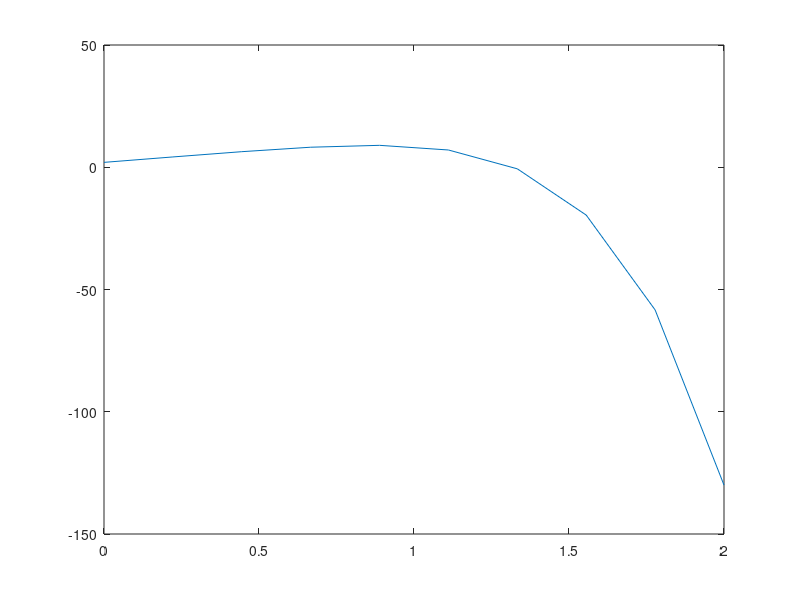

The MATLAB script that drew this image: (Note: this script raises an error after producing the figure.)
%%PLOT

x = linspace(0,2,10);
plot(x, -2*x.^6 - 1.5*x.^4 +10*x+2);
axes0

%% a) FALSA POSICION 
clc

f = @(x) -2*x^6 - 1.5*x^4 +10*x+2;
fp = @(x) -12*x^5 - 6*x^3 + 10;
tol = 10^(-4);
No = 20;

p0 = 0;
p1 = 1;

[p,i] = falsaPosicion(fp, p0, p1, tol, No)

max = f(p)

%% b) NEWRON-RAPHSON
clc

f = @(x) -2*x^6 - 1.5*x^4 +10*x+2;
fp = @(x) -12*x^5 - 6*x^3 + 10;
fp2 = @(x) -60*x^4 - 18*x^2;
tol = 10^(-4);
No = 20;

p0 = 1;

[p, i] = newtonRaphson(fp, fp2, p0, tol, No)

max = f(p)

%% c) SECANTE
clc

f = @(x) -2*x^6 - 1.5*x^4 +10*x+2;
fp = @(x) -12*x^5 - 6*x^3 + 10;
tol = 10^(-4);
No = 20;

p0 = 0;
p1 = 1;

[p,i] = secante(fp, p0, p1, tol, No)

max = f(p)